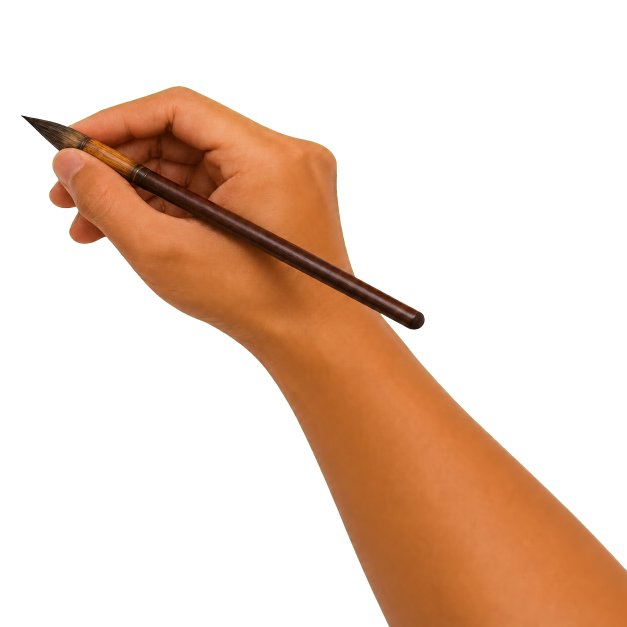
#> input picture src/whiteboard_skill/assets/hands/brush.png, 1254 x 1254 px (shown at 1/2 size)
$ python -i cli.py   (imports and definitions only)
#> lines starting #> are read from the running program, lines starting #| are printed output that depends on the picture; after the words box and inside, x2 and y2 are one past the last pixel; in counts of white or black regions, pixels touching at a corner belong together
"""Command line entrypoint for the whiteboard skill."""

from __future__ import annotations

import argparse
import json
import os
import sys
from pathlib import Path

from .compose import compose_project, ffmpeg_path
from .config import settings
from .logging_setup import setup_logging
from .preprocess import quality_check, svg_to_strokes, to_strokes
from .pipeline import run_pipeline
from .providers import get_providers
from .providers.lineart import get_lineart_provider, vectorize_with_vtracer
from .scene_split import split_script
from .ui_state import DEFAULT_DRAWING_TOOL
from .whiteboard import DEFAULT_LINE_ART_SNAP_THRESHOLD, available_hands, render_image


# [340 lines left out: functions main, _build_parser, _doctor, _check, not called in this run]


def _even_dimension(value: float | int) -> int:
    rounded = max(2, int(round(value)))
    return rounded - rounded % 2


# [57 lines left out: functions _resolve_raster_resolution, _scene_payload, _analyze_image, not called in this run]


def _normalize_lineart(
    image: Path,
    output: Path,
    threshold: int = 224,
    clear_edge: int = 6,
) -> None:
#> called with image = 'assets/hands/brush.png', output = 'out.png', threshold = 224, clear_edge = 6
    from PIL import Image, ImageOps
    import numpy as np

    raw = Image.open(image).convert("RGB")
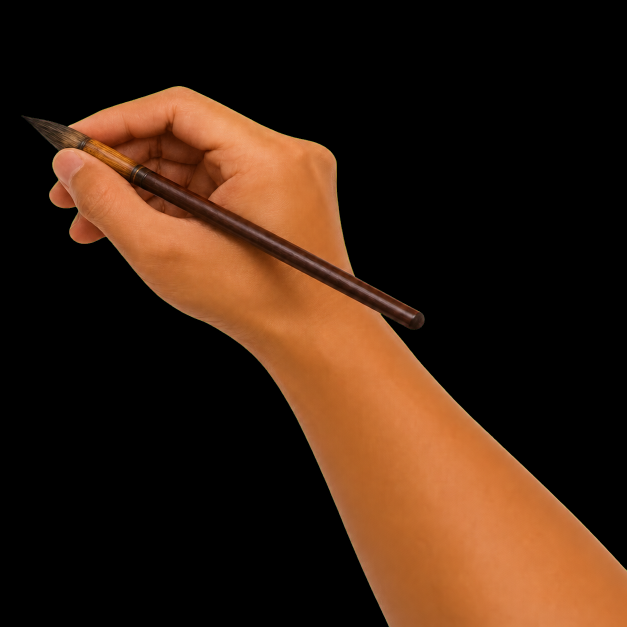
#> raw: PIL image 1254x1254 RGB (shown at 1/2 size); mean R, G, B 56.2, 32.3, 17.1
    gray = ImageOps.autocontrast(raw.convert("L"))
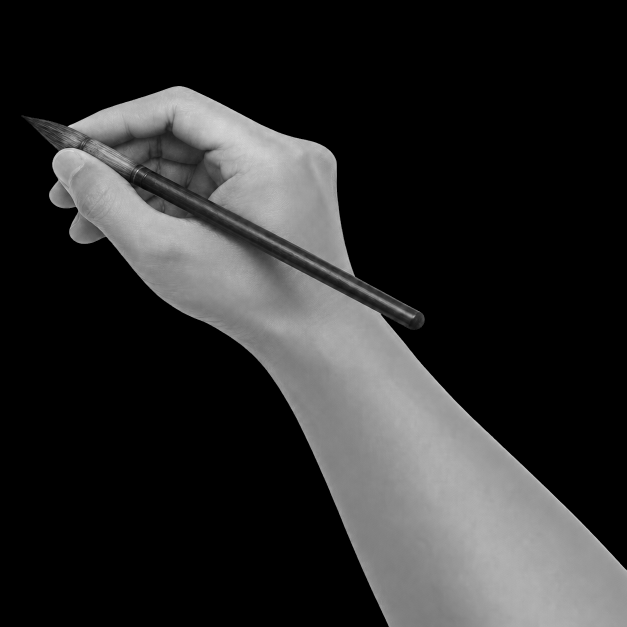
#> gray: PIL image 1254x1254 L (shown at 1/2 size); min 0, max 254, mean 43.4
    arr = np.asarray(gray, dtype=np.uint8)
    mask = arr < max(0, min(255, threshold))
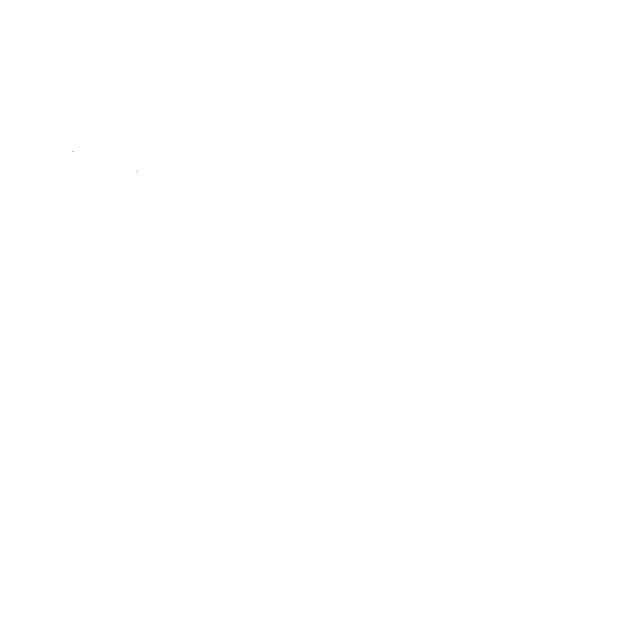
#> mask: shape (1254, 1254) bool (shown at 1/2 size); 100% white; black in thin lines or dots, all inside (x1, y1, x2, y2) = (145, 302, 276, 343)
    edge = max(0, int(clear_edge))
    if edge:
        edge = min(edge, max(0, raw.width // 8), max(0, raw.height // 8))
#> edge = 6
        if edge:
            mask[:edge, :] = False
            mask[-edge:, :] = False
            mask[:, :edge] = False
            mask[:, -edge:] = False
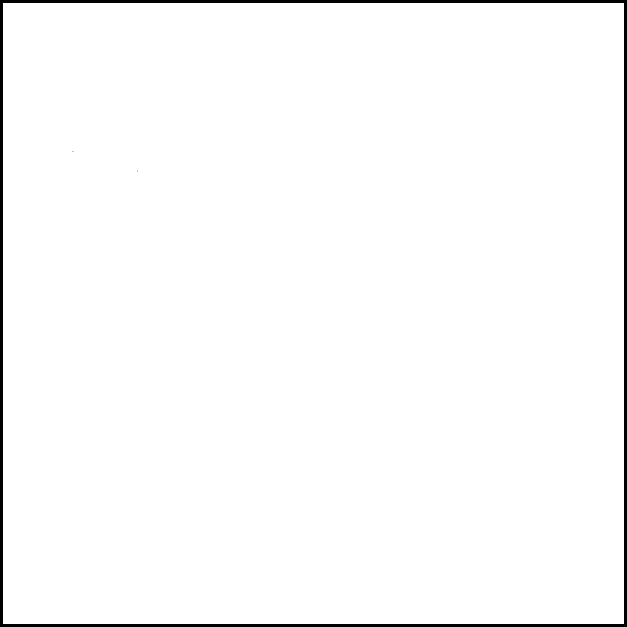
#> mask: shape (1254, 1254) bool (shown at 1/2 size); 98.1% white; 3 black regions (2 under 20 px), largest, box (x1, y1, x2, y2) and area: (0, 0, 1254, 1254) 29952
    final = np.where(mask, 0, 255).astype(np.uint8)
#> (the run stopped early here; a loop or call above may not have finished)

$ run again, on src/whiteboard_skill/assets/hands/black.png
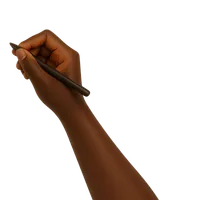
#> input picture src/whiteboard_skill/assets/hands/black.png, 200 x 200 px
#> in _normalize_lineart, `gray = ImageOps.autocontrast(raw.convert("L"))`:
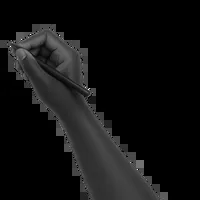
#> gray: PIL image 200x200 L; min 0, max 255, mean 17.7
#> in _normalize_lineart, `mask[:, -edge:] = False`:
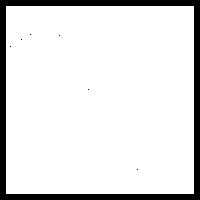
#> mask: shape (200, 200) bool; 88.3% white; 7 black regions (6 under 20 px), largest, box (x1, y1, x2, y2) and area: (0, 0, 200, 200) 4656

$ run again, on src/whiteboard_skill/assets/hands/children.png
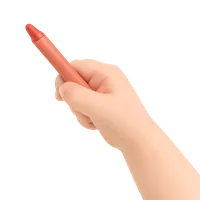
#> input picture src/whiteboard_skill/assets/hands/children.png, 200 x 200 px
#> in _normalize_lineart, `gray = ImageOps.autocontrast(raw.convert("L"))`:
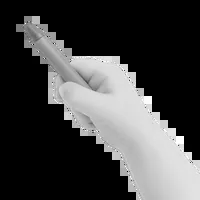
#> gray: PIL image 200x200 L; min 0, max 255, mean 66.3
#> in _normalize_lineart, `mask[:, -edge:] = False`:
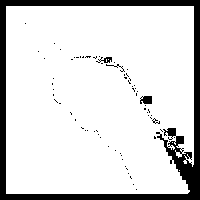
#> mask: shape (200, 200) bool; 85.6% white; 68 black regions (64 under 20 px), largest, box (x1, y1, x2, y2) and area: (0, 0, 200, 200) 5470, (140, 96, 152, 104) 83, (96, 57, 112, 63) 51, (106, 64, 125, 72) 28
